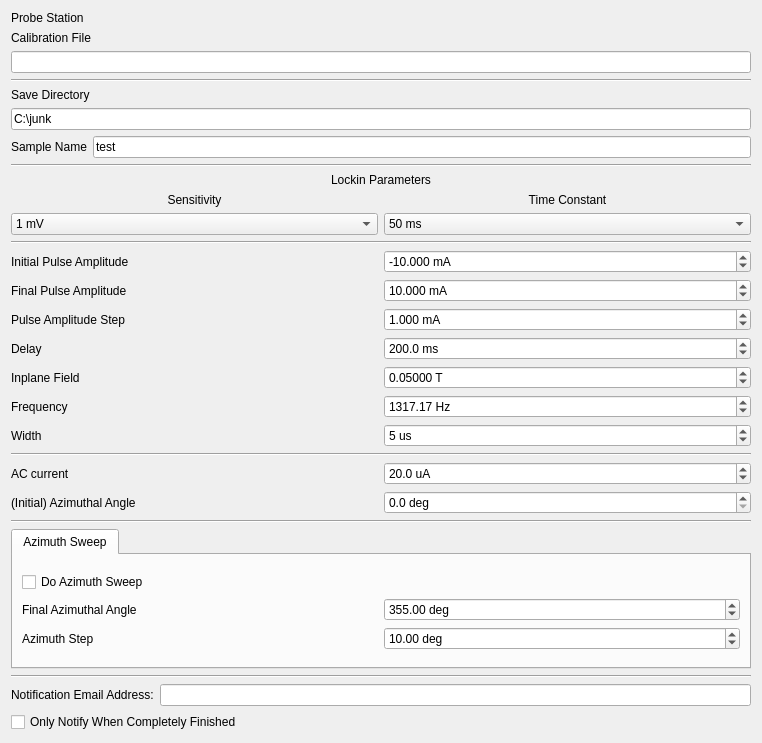
<?xml version="1.0" encoding="UTF-8"?>
<ui version="4.0">
 <class>Form</class>
 <widget class="QWidget" name="Form">
  <property name="geometry">
   <rect>
    <x>0</x>
    <y>0</y>
    <width>762</width>
    <height>743</height>
   </rect>
  </property>
  <property name="windowTitle">
   <string>Form</string>
  </property>
  <layout class="QVBoxLayout" name="verticalLayout">
   <item>
    <layout class="QGridLayout" name="station_params">
     <item row="0" column="0">
      <widget class="QLabel" name="label_12">
       <property name="enabled">
        <bool>true</bool>
       </property>
       <property name="text">
        <string>Probe Station</string>
       </property>
      </widget>
     </item>
     <item row="0" column="1">
      <widget class="QLabel" name="station_name">
       <property name="enabled">
        <bool>true</bool>
       </property>
      </widget>
     </item>
     <item row="2" column="0" colspan="2">
      <widget class="QLineEdit" name="calib_file"/>
     </item>
     <item row="1" column="0">
      <widget class="QLabel" name="label_12">
       <property name="enabled">
        <bool>true</bool>
       </property>
       <property name="text">
        <string>Calibration File</string>
       </property>
      </widget>
     </item>
    </layout>
   </item>
   <item>
    <widget class="Line" name="line">
     <property name="orientation">
      <enum>Qt::Horizontal</enum>
     </property>
    </widget>
   </item>
   <item>
    <layout class="QGridLayout" name="save_params">
     <item row="0" column="0" colspan="2">
      <widget class="QLabel" name="label_8">
       <property name="text">
        <string>Save Directory</string>
       </property>
      </widget>
     </item>
     <item row="1" column="0" colspan="2">
      <widget class="QLineEdit" name="save_dir">
       <property name="text">
        <string>C:\junk</string>
       </property>
       <property name="placeholderText">
        <string>C:\junk</string>
       </property>
      </widget>
     </item>
     <item row="2" column="1">
      <widget class="QLineEdit" name="sample_name">
       <property name="text">
        <string>test</string>
       </property>
       <property name="placeholderText">
        <string>test</string>
       </property>
      </widget>
     </item>
     <item row="2" column="0">
      <widget class="QLabel" name="label_12">
       <property name="enabled">
        <bool>true</bool>
       </property>
       <property name="text">
        <string>Sample Name</string>
       </property>
      </widget>
     </item>
    </layout>
   </item>
   <item>
    <widget class="Line" name="line_3">
     <property name="orientation">
      <enum>Qt::Horizontal</enum>
     </property>
    </widget>
   </item>
   <item>
    <layout class="QGridLayout" name="lockin_params">
     <item row="2" column="0">
      <widget class="QComboBox" name="sensitivity">
       <property name="editable">
        <bool>false</bool>
       </property>
       <property name="currentIndex">
        <number>18</number>
       </property>
       <item>
        <property name="text">
         <string>0 V</string>
        </property>
       </item>
       <item>
        <property name="text">
         <string>2 nV</string>
        </property>
       </item>
       <item>
        <property name="text">
         <string>5 nV</string>
        </property>
       </item>
       <item>
        <property name="text">
         <string>10 nV</string>
        </property>
       </item>
       <item>
        <property name="text">
         <string>20 nV</string>
        </property>
       </item>
       <item>
        <property name="text">
         <string>50 nV</string>
        </property>
       </item>
       <item>
        <property name="text">
         <string>100 nV</string>
        </property>
       </item>
       <item>
        <property name="text">
         <string>200 nV</string>
        </property>
       </item>
       <item>
        <property name="text">
         <string>500 nV</string>
        </property>
       </item>
       <item>
        <property name="text">
         <string>1 μV</string>
        </property>
       </item>
       <item>
        <property name="text">
         <string>2 μV</string>
        </property>
       </item>
       <item>
        <property name="text">
         <string>5 μV</string>
        </property>
       </item>
       <item>
        <property name="text">
         <string>10 μV</string>
        </property>
       </item>
       <item>
        <property name="text">
         <string>20 μV</string>
        </property>
       </item>
       <item>
        <property name="text">
         <string>50 μV</string>
        </property>
       </item>
       <item>
        <property name="text">
         <string>100 μV</string>
        </property>
       </item>
       <item>
        <property name="text">
         <string>200 μV</string>
        </property>
       </item>
       <item>
        <property name="text">
         <string>500 μV</string>
        </property>
       </item>
       <item>
        <property name="text">
         <string>1 mV</string>
        </property>
       </item>
       <item>
        <property name="text">
         <string>2 mV</string>
        </property>
       </item>
       <item>
        <property name="text">
         <string>5 mV</string>
        </property>
       </item>
       <item>
        <property name="text">
         <string>10 mV</string>
        </property>
       </item>
       <item>
        <property name="text">
         <string>20 mV</string>
        </property>
       </item>
       <item>
        <property name="text">
         <string>50 mV</string>
        </property>
       </item>
       <item>
        <property name="text">
         <string>100 mV</string>
        </property>
       </item>
       <item>
        <property name="text">
         <string>200 mV</string>
        </property>
       </item>
       <item>
        <property name="text">
         <string>500 mV</string>
        </property>
       </item>
       <item>
        <property name="text">
         <string>1 V</string>
        </property>
       </item>
      </widget>
     </item>
     <item row="1" column="1">
      <widget class="QLabel" name="label_3">
       <property name="text">
        <string>Time Constant</string>
       </property>
       <property name="alignment">
        <set>Qt::AlignCenter</set>
       </property>
      </widget>
     </item>
     <item row="1" column="0">
      <widget class="QLabel" name="label_2">
       <property name="text">
        <string>Sensitivity</string>
       </property>
       <property name="alignment">
        <set>Qt::AlignCenter</set>
       </property>
      </widget>
     </item>
     <item row="2" column="1">
      <widget class="QComboBox" name="time_constant">
       <property name="currentText">
        <string>50 ms</string>
       </property>
       <property name="currentIndex">
        <number>10</number>
       </property>
       <item>
        <property name="text">
         <string>10 μs</string>
        </property>
       </item>
       <item>
        <property name="text">
         <string>20 μs</string>
        </property>
       </item>
       <item>
        <property name="text">
         <string>40 μs</string>
        </property>
       </item>
       <item>
        <property name="text">
         <string>80 μs</string>
        </property>
       </item>
       <item>
        <property name="text">
         <string>160 μs</string>
        </property>
       </item>
       <item>
        <property name="text">
         <string>320 μs</string>
        </property>
       </item>
       <item>
        <property name="text">
         <string>640 μs</string>
        </property>
       </item>
       <item>
        <property name="text">
         <string>5 ms</string>
        </property>
       </item>
       <item>
        <property name="text">
         <string>10 ms</string>
        </property>
       </item>
       <item>
        <property name="text">
         <string>20 ms</string>
        </property>
       </item>
       <item>
        <property name="text">
         <string>50 ms</string>
        </property>
       </item>
       <item>
        <property name="text">
         <string>100 ms</string>
        </property>
       </item>
       <item>
        <property name="text">
         <string>200 ms</string>
        </property>
       </item>
       <item>
        <property name="text">
         <string>500 ms</string>
        </property>
       </item>
       <item>
        <property name="text">
         <string>1 s</string>
        </property>
       </item>
       <item>
        <property name="text">
         <string>2 s</string>
        </property>
       </item>
       <item>
        <property name="text">
         <string>5 s</string>
        </property>
       </item>
       <item>
        <property name="text">
         <string>10 s</string>
        </property>
       </item>
       <item>
        <property name="text">
         <string>20 s</string>
        </property>
       </item>
       <item>
        <property name="text">
         <string>50 s</string>
        </property>
       </item>
       <item>
        <property name="text">
         <string>100 s</string>
        </property>
       </item>
       <item>
        <property name="text">
         <string>200 s</string>
        </property>
       </item>
       <item>
        <property name="text">
         <string>500 s</string>
        </property>
       </item>
       <item>
        <property name="text">
         <string>1 ks</string>
        </property>
       </item>
       <item>
        <property name="text">
         <string>2 ks</string>
        </property>
       </item>
       <item>
        <property name="text">
         <string>5 ks</string>
        </property>
       </item>
       <item>
        <property name="text">
         <string>10 ks</string>
        </property>
       </item>
       <item>
        <property name="text">
         <string>20 ks</string>
        </property>
       </item>
       <item>
        <property name="text">
         <string>50 ks</string>
        </property>
       </item>
      </widget>
     </item>
     <item row="0" column="0" colspan="2">
      <widget class="QLabel" name="label_7">
       <property name="text">
        <string>Lockin Parameters</string>
       </property>
       <property name="alignment">
        <set>Qt::AlignCenter</set>
       </property>
      </widget>
     </item>
    </layout>
   </item>
   <item>
    <widget class="Line" name="line">
     <property name="orientation">
      <enum>Qt::Horizontal</enum>
     </property>
    </widget>
   </item>
   <item>
    <layout class="QGridLayout" name="initial_params">
     <item row="4" column="0">
      <widget class="QLabel" name="label_10">
       <property name="text">
        <string>Inplane Field</string>
       </property>
      </widget>
     </item>
     <item row="2" column="0">
      <widget class="QLabel" name="label_9">
       <property name="text">
        <string>Pulse Amplitude Step</string>
       </property>
      </widget>
     </item>
     <item row="1" column="0">
      <widget class="QLabel" name="label_19">
       <property name="text">
        <string>Final Pulse Amplitude</string>
       </property>
      </widget>
     </item>
     <item row="2" column="1">
      <widget class="QDoubleSpinBox" name="current_pulse_step">
       <property name="enabled">
        <bool>true</bool>
       </property>
       <property name="suffix">
        <string> mA</string>
       </property>
       <property name="decimals">
        <number>3</number>
       </property>
       <property name="minimum">
        <double>-100.000000000000000</double>
       </property>
       <property name="maximum">
        <double>100.000000000000000</double>
       </property>
       <property name="singleStep">
        <double>0.000001000000000</double>
       </property>
       <property name="value">
        <double>1.000000000000000</double>
       </property>
      </widget>
     </item>
     <item row="0" column="1">
      <widget class="QDoubleSpinBox" name="current_pulse_start">
       <property name="suffix">
        <string> mA</string>
       </property>
       <property name="decimals">
        <number>3</number>
       </property>
       <property name="minimum">
        <double>-100.000000000000000</double>
       </property>
       <property name="maximum">
        <double>100.000000000000000</double>
       </property>
       <property name="singleStep">
        <double>0.000010000000000</double>
       </property>
       <property name="value">
        <double>-10.000000000000000</double>
       </property>
      </widget>
     </item>
     <item row="1" column="1">
      <widget class="QDoubleSpinBox" name="current_pulse_end">
       <property name="suffix">
        <string> mA</string>
       </property>
       <property name="decimals">
        <number>3</number>
       </property>
       <property name="minimum">
        <double>-100.000000000000000</double>
       </property>
       <property name="maximum">
        <double>100.000000000000000</double>
       </property>
       <property name="singleStep">
        <double>0.000010000000000</double>
       </property>
       <property name="value">
        <double>10.000000000000000</double>
       </property>
      </widget>
     </item>
     <item row="3" column="0">
      <widget class="QLabel" name="label_15">
       <property name="text">
        <string>Delay</string>
       </property>
      </widget>
     </item>
     <item row="3" column="1">
      <widget class="QDoubleSpinBox" name="delay">
       <property name="suffix">
        <string> ms</string>
       </property>
       <property name="decimals">
        <number>1</number>
       </property>
       <property name="maximum">
        <double>10000.000000000000000</double>
       </property>
       <property name="value">
        <double>200.000000000000000</double>
       </property>
      </widget>
     </item>
     <item row="0" column="0">
      <widget class="QLabel" name="label_14">
       <property name="text">
        <string>Initial Pulse Amplitude</string>
       </property>
      </widget>
     </item>
     <item row="4" column="1">
      <widget class="QDoubleSpinBox" name="field_strength_ip">
       <property name="suffix">
        <string> T</string>
       </property>
       <property name="decimals">
        <number>5</number>
       </property>
       <property name="minimum">
        <double>-0.270000000000000</double>
       </property>
       <property name="maximum">
        <double>0.270000000000000</double>
       </property>
       <property name="singleStep">
        <double>0.000010000000000</double>
       </property>
       <property name="value">
        <double>0.050000000000000</double>
       </property>
      </widget>
     </item>
     <item row="6" column="0">
      <widget class="QLabel" name="label_21">
       <property name="text">
        <string>Width</string>
       </property>
      </widget>
     </item>
     <item row="5" column="1">
      <widget class="QDoubleSpinBox" name="lockin_freq">
       <property name="suffix">
        <string> Hz</string>
       </property>
       <property name="decimals">
        <number>2</number>
       </property>
       <property name="minimum">
        <double>1.000000000000000</double>
       </property>
       <property name="maximum">
        <double>80000000.000000000000000</double>
       </property>
       <property name="value">
        <double>1317.170000000000073</double>
       </property>
      </widget>
     </item>
     <item row="5" column="0">
      <widget class="QLabel" name="label_11">
       <property name="text">
        <string>Frequency</string>
       </property>
      </widget>
     </item>
     <item row="6" column="1">
      <layout class="QFormLayout" name="formLayout">
       <property name="fieldGrowthPolicy">
        <enum>QFormLayout::AllNonFixedFieldsGrow</enum>
       </property>
       <item row="0" column="0" colspan="2">
        <widget class="QDoubleSpinBox" name="width">
         <property name="suffix">
          <string> us</string>
         </property>
         <property name="decimals">
          <number>0</number>
         </property>
         <property name="minimum">
          <double>-5000000.000000000000000</double>
         </property>
         <property name="maximum">
          <double>5000000.000000000000000</double>
         </property>
         <property name="value">
          <double>5.000000000000000</double>
         </property>
        </widget>
       </item>
      </layout>
     </item>
    </layout>
   </item>
   <item>
    <widget class="Line" name="line_4">
     <property name="orientation">
      <enum>Qt::Horizontal</enum>
     </property>
    </widget>
   </item>
   <item>
    <layout class="QGridLayout" name="gridLayout_4">
     <item row="0" column="0">
      <widget class="QLabel" name="label">
       <property name="text">
        <string>AC current</string>
       </property>
      </widget>
     </item>
     <item row="2" column="0">
      <widget class="QLabel" name="label_4">
       <property name="text">
        <string>(Initial) Azimuthal Angle</string>
       </property>
      </widget>
     </item>
     <item row="2" column="1">
      <widget class="QDoubleSpinBox" name="azimuth_start">
       <property name="suffix">
        <string> deg</string>
       </property>
       <property name="decimals">
        <number>1</number>
       </property>
       <property name="maximum">
        <double>360.000000000000000</double>
       </property>
       <property name="singleStep">
        <double>0.500000000000000</double>
       </property>
      </widget>
     </item>
     <item row="0" column="1">
      <widget class="QDoubleSpinBox" name="ac_current">
       <property name="suffix">
        <string> uA</string>
       </property>
       <property name="decimals">
        <number>1</number>
       </property>
       <property name="maximum">
        <double>5000.000000000000000</double>
       </property>
       <property name="singleStep">
        <double>0.100000000000000</double>
       </property>
       <property name="value">
        <double>20.000000000000000</double>
       </property>
      </widget>
     </item>
    </layout>
   </item>
   <item>
    <widget class="Line" name="line_6">
     <property name="orientation">
      <enum>Qt::Horizontal</enum>
     </property>
    </widget>
   </item>
   <item>
    <widget class="QTabWidget" name="tabs">
     <property name="currentIndex">
      <number>0</number>
     </property>
     <widget class="QWidget" name="tab">
      <property name="styleSheet">
       <string notr="true"/>
      </property>
      <attribute name="title">
       <string>Azimuth Sweep</string>
      </attribute>
      <layout class="QVBoxLayout" name="verticalLayout_2">
       <item>
        <layout class="QGridLayout" name="gridLayout_2">
         <item row="1" column="0">
          <widget class="QLabel" name="label_5">
           <property name="text">
            <string>Final Azimuthal Angle</string>
           </property>
          </widget>
         </item>
         <item row="1" column="1">
          <widget class="QDoubleSpinBox" name="azimuth_end">
           <property name="suffix">
            <string> deg</string>
           </property>
           <property name="maximum">
            <double>360.000000000000000</double>
           </property>
           <property name="value">
            <double>355.000000000000000</double>
           </property>
          </widget>
         </item>
         <item row="2" column="0">
          <widget class="QLabel" name="label_6">
           <property name="text">
            <string>Azimuth Step</string>
           </property>
          </widget>
         </item>
         <item row="2" column="1">
          <widget class="QDoubleSpinBox" name="azimuth_step">
           <property name="suffix">
            <string> deg</string>
           </property>
           <property name="maximum">
            <double>360.000000000000000</double>
           </property>
           <property name="value">
            <double>10.000000000000000</double>
           </property>
          </widget>
         </item>
         <item row="0" column="0" colspan="2">
          <widget class="QCheckBox" name="do_azimuth_sweep">
           <property name="text">
            <string>Do Azimuth Sweep</string>
           </property>
           <property name="tristate">
            <bool>false</bool>
           </property>
          </widget>
         </item>
        </layout>
       </item>
      </layout>
     </widget>
    </widget>
   </item>
   <item>
    <widget class="Line" name="line_5">
     <property name="orientation">
      <enum>Qt::Horizontal</enum>
     </property>
    </widget>
   </item>
   <item>
    <layout class="QHBoxLayout" name="horizontalLayout">
     <item>
      <widget class="QLabel" name="label_17">
       <property name="text">
        <string>Notification Email Address:</string>
       </property>
      </widget>
     </item>
     <item>
      <widget class="QLineEdit" name="notify_email"/>
     </item>
    </layout>
   </item>
   <item>
    <widget class="QCheckBox" name="notify_at_end">
     <property name="text">
      <string>Only Notify When Completely Finished</string>
     </property>
    </widget>
   </item>
  </layout>
 </widget>
 <resources/>
 <connections/>
</ui>
